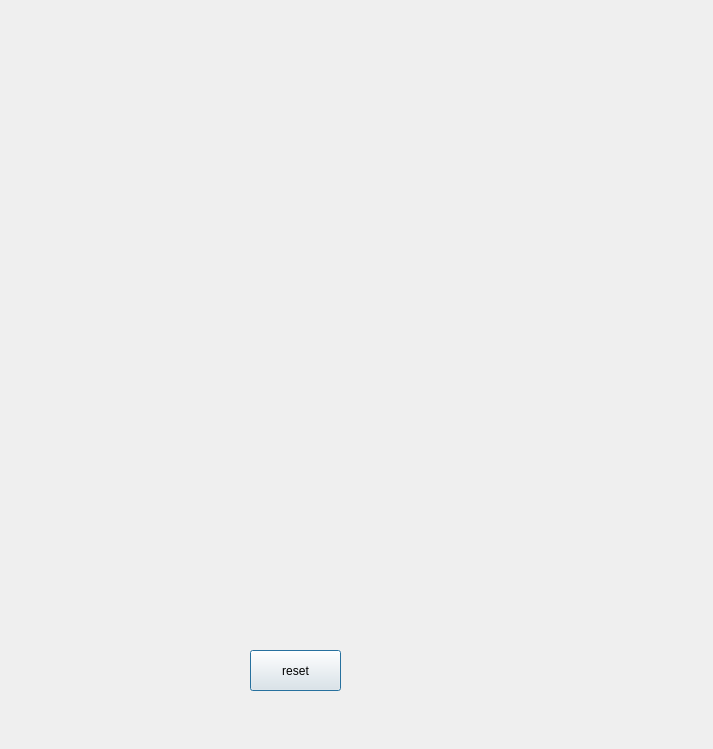
<?xml version="1.0" encoding="UTF-8"?>
<ui version="4.0">
 <class>Dialog</class>
 <widget class="QDialog" name="Dialog">
  <property name="geometry">
   <rect>
    <x>0</x>
    <y>0</y>
    <width>713</width>
    <height>749</height>
   </rect>
  </property>
  <property name="windowTitle">
   <string>Dialog</string>
  </property>
  <widget class="QPushButton" name="pb">
   <property name="geometry">
    <rect>
     <x>250</x>
     <y>650</y>
     <width>91</width>
     <height>41</height>
    </rect>
   </property>
   <property name="text">
    <string>reset</string>
   </property>
  </widget>
 </widget>
 <resources/>
 <connections/>
</ui>
